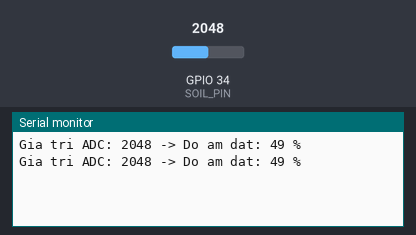
A sketch run on a simulated ESP32. Parts: the last lines printed to the serial monitor. The test bench sets the inputs (shaded band); at power-on: GPIO 34 (SOIL_PIN) = 2048.

Above: at 1.8 s.
1.9 s: GPIO 34 (SOIL_PIN) set to 2866
At 2.7 s:
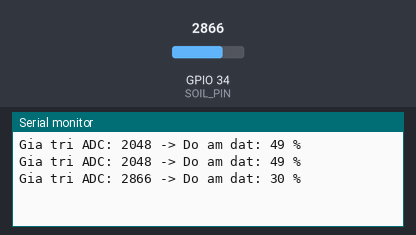
3.4 s: GPIO 34 (SOIL_PIN) set to 3603
At 4.8 s:
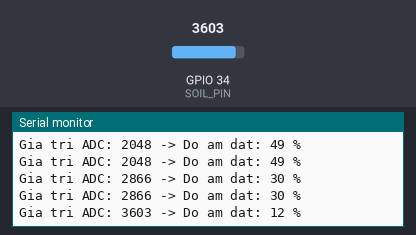
Timing chart, 0 to 6.4 s (numbered marks = the images above; inputs shaded):
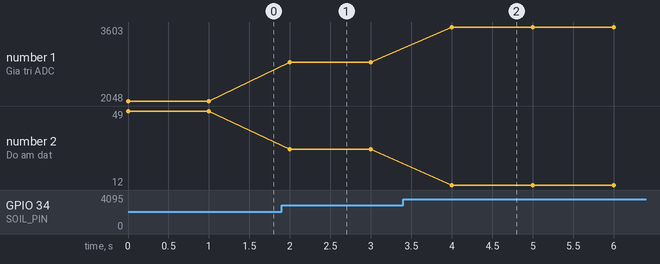

The sketch:

soil-moisture.ino
```cpp
#define SOIL_PIN 34  // chọn chân ADC (ví dụ GPIO34)

void setup() {
  Serial.begin(115200);
}

void loop() {
  int value = analogRead(SOIL_PIN);  // đọc giá trị ADC (0 - 4095)

  // Chuyển sang % (0% = khô, 100% = ẩm tối đa)
  int moisturePercent = map(value, 4095, 0, 0, 100);

  Serial.print("Gia tri ADC: ");
  Serial.print(value);
  Serial.print(" -> Do am dat: ");
  Serial.print(moisturePercent);
  Serial.println(" %");

  delay(1000);
}
```

Measured:
- after the input at 1.9 s, the serial monitor: prints a new line after 0.10 s (image 1)
- after the input at 3.4 s, the serial monitor: prints a new line after 0.60 s (image 2)
- plotted number 1: 2048 → 2866 after the input at 1.9 s, 2866 → 3603 after the input at 3.4 s
- plotted number 2: 49 → 30 after the input at 1.9 s, 30 → 12 after the input at 3.4 s
